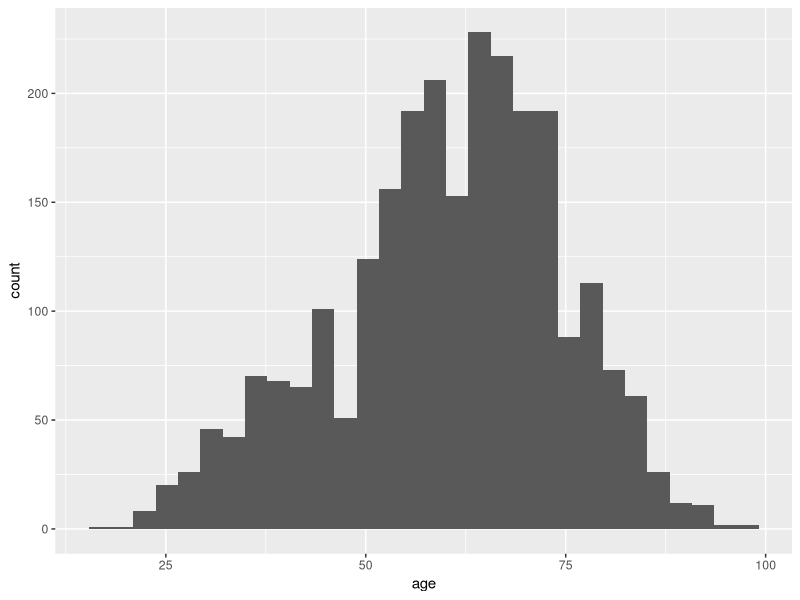
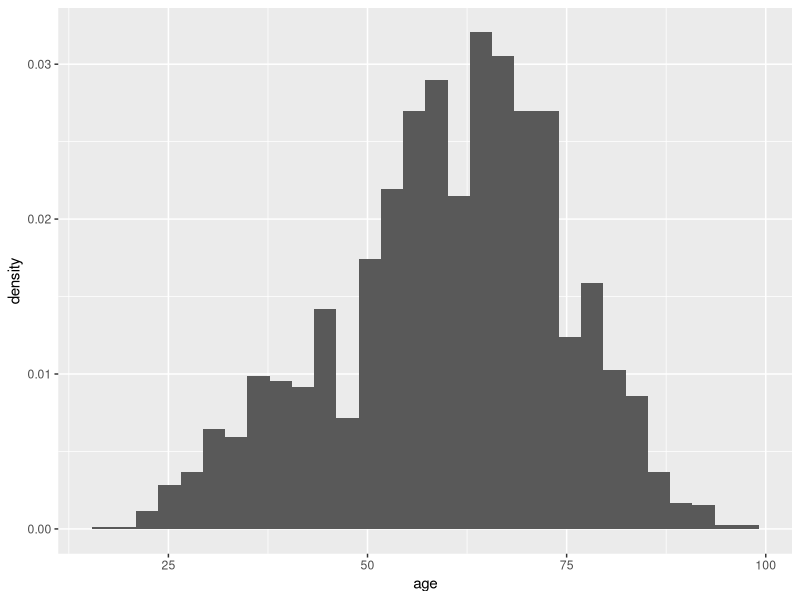
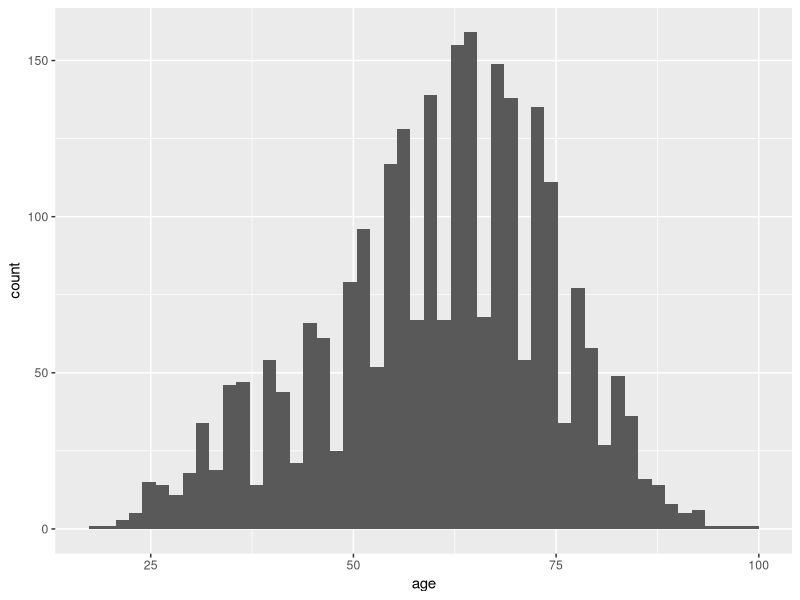
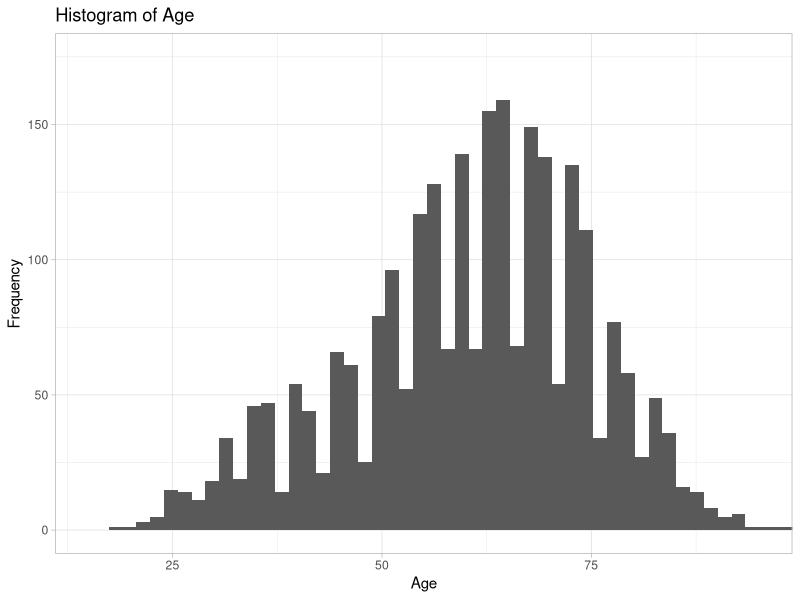
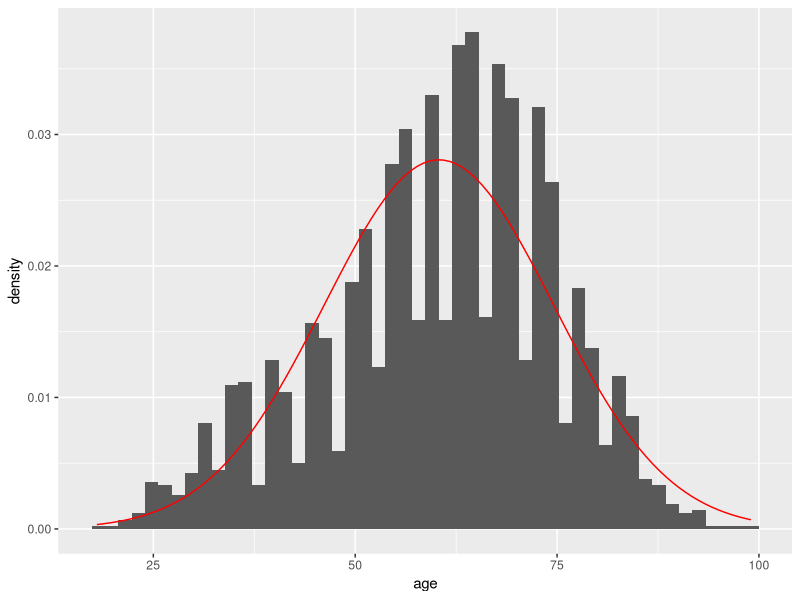
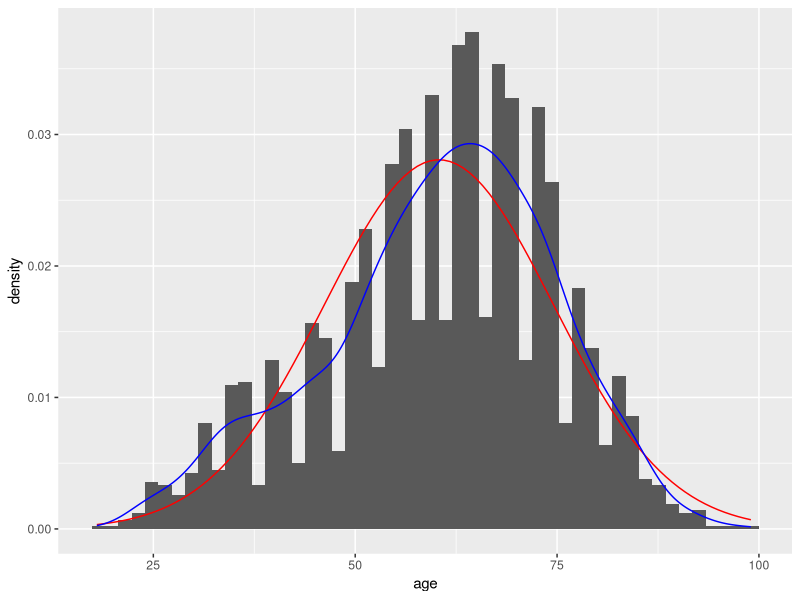
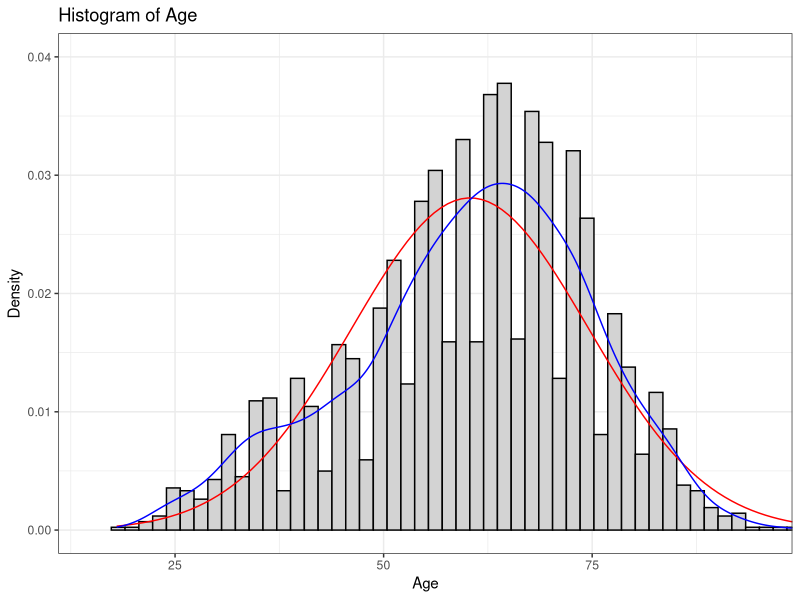
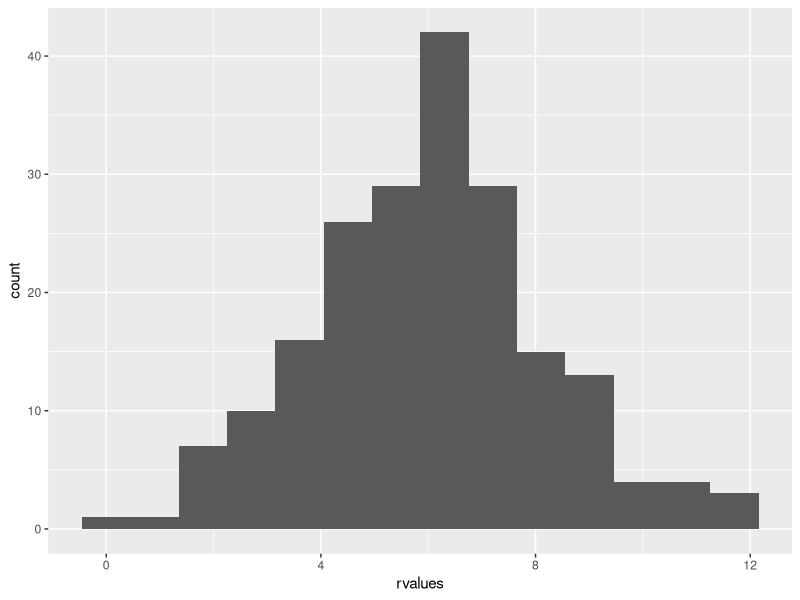

Write R code to recreate these figures, in order.
## ---- chunk 1
knitr::opts_chunk$set(echo = TRUE)
ds <- read.csv("Class Data Set Factored.csv")
library(sfsmisc)
library(psych)
library(sm)
library(car)
library(ggplot2)
library(dplyr)
## ---- chunk 2
ggplot(ds, aes(age)) +
  geom_histogram()
## ---- chunk 3
ggplot(ds) +
  geom_histogram(aes(x=age, y=..density..))
## ---- chunk 4
ggplot(ds, aes(age)) +
  geom_histogram(bins=50)
## ---- chunk 5
ggplot(ds, aes(age)) +
  geom_histogram(bins=50) + 
  xlab("Age") +
  ylab("Frequency") +
  ggtitle("Histogram of Age") +
  coord_cartesian(ylim=c(0,175), xlim=c(15,95)) +
  theme_light() # Sets the theme. There are a lot to choose from.
## ---- chunk 6
ggplot(ds, aes(age)) +
  geom_histogram(aes(x=age, y=..density..), bins=50) +
  stat_function(fun=dnorm, args = list(mean=mean(ds$age), sd=sd(ds$age)), color="red")
## ---- chunk 7
ggplot(ds, aes(age)) +
  geom_histogram(aes(x=age, y=..density..), bins=50) +
  stat_function(fun=dnorm, args = list(mean=mean(ds$age), sd=sd(ds$age)), color="red") +
  geom_density(color="blue")
## ---- chunk 8
ggplot(ds, aes(age)) +
  geom_histogram(aes(x=age, y=..density..), bins=50, fill="#d3d3d3", color="black") +
  stat_function(fun=dnorm, args = list(mean=mean(ds$age), sd=sd(ds$age)), color="red") +
  geom_density(color="blue") +
  ggtitle("Histogram of Age") +
  xlab("Age") +
  ylab("Density") +
  theme_bw() +
  coord_cartesian(xlim=c(15,95), ylim=c(0,0.04))
## ---- chunk 9
dnorm(2, mean = 4, sd=1.5)
## ---- chunk 10
dnorm(65, mean=mean(ds$age, na.rm = T), sd=sd(ds$age, na.rm=T))
## ---- chunk 11
integrate.xy(density(ds$age)$x,density(ds$age)$y,65,66)
## ---- chunk 12
pnorm(5, mean = 6, sd = 2)
## ---- chunk 13
pnorm(65, mean=mean(ds$age, na.rm=T), sd=sd(ds$age, na.rm = T))
## ---- chunk 14
pnorm(65, mean=mean(ds$age, na.rm = T), sd=sd(ds$age, na.rm = T), lower.tail = FALSE)
## ---- chunk 15
qnorm(.3, mean=5, sd=1)
## ---- chunk 16
qnorm(.4, mean=mean(ds$age, na.rm = T), sd=sd(ds$age, na.rm = T))
## ---- chunk 17
rvalues <- rnorm(200, mean=6, sd=2)
ggplot() +
  geom_histogram(aes(rvalues), bins=14)

## ---- chunk 18
random <- rnorm(1000, mean = 100, sd = 20)
## ---- chunk 19
ggplot() +
  geom_histogram(aes(random, ..density..), fill="white", color="black")
## ---- chunk 20
ggplot() +
  geom_density(aes(random))
## ---- chunk 21
ggplot(ds, aes(age)) +
  geom_density(aes(ds$age)) +
  stat_function(fun=dnorm, args=list(mean=mean(ds$age), sd=sd(ds$age)), color="red", size=2, alpha=.5)
## ---- chunk 22
ggplot(ds, aes(sample=age)) +
  stat_qq()
## ---- chunk 23
y     <- quantile(ds$age, c(0.25, 0.75)) # Find the 1st and 3rd quantiles
x     <- qnorm( c(0.25, 0.75))           # Find the matching normal values on the x-axis
slope <- diff(y) / diff(x)               # Compute the line slope
int   <- y[1] - slope * x[1]             # Compute the line intercept

ggplot(ds, aes(sample = age)) +
  stat_qq() + 
  geom_abline(intercept = int, slope = slope, color = "blue", size = 2, alpha = 0.5 )
## ---- chunk 24
ggplot(ds, aes(x="", y=age)) +
  geom_boxplot()
## ---- chunk 25
ds$z.age <- scale(ds$age)
## ---- chunk 26
ds[which(ds$f.gender=='Women' & ds$age < 19), c("f.gender", "age", "z.age")]
## ---- chunk 27
sd(ds$age, na.rm = TRUE)
## ---- chunk 28
2.981748*sd(ds$age, na.rm = TRUE)
